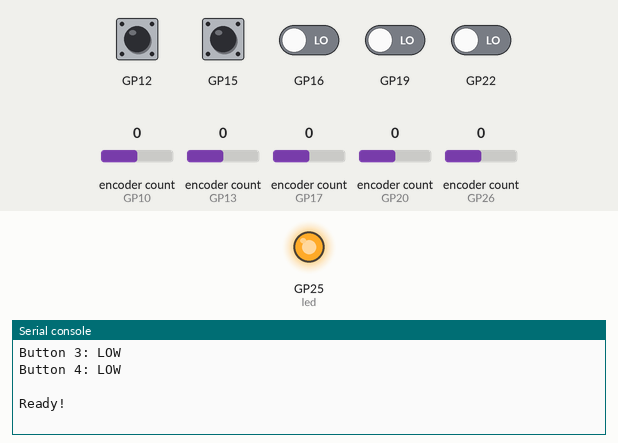
A program run on a simulated Raspberry Pi Pico running CircuitPython. Shown: output pins drawn as LEDs (lit = HIGH), the last lines printed to the serial console. Inputs (shaded band) come from the test bench; at power-on: GP12, GP15, GP16, GP19, GP22 LOW, encoder count (sensors on GP10, GP13, GP17, GP20, GP26) 0. MIDI messages are not drawn; USB keyboard and mouse output is not drawn.

Above: at 1.2 s.
1.3 s: encoder count (sensor on GP10) set to 1
At 2.3 s:
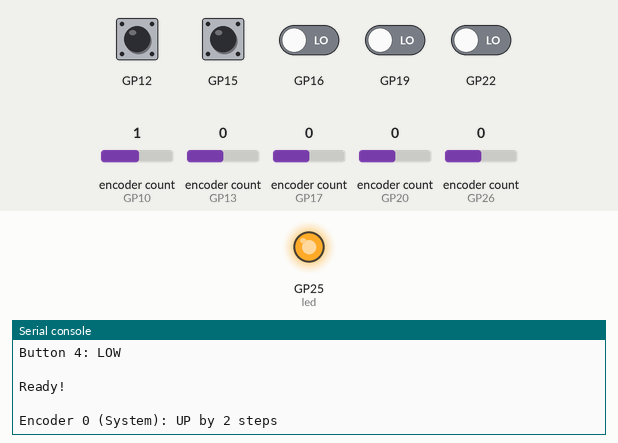
2.8 s: encoder count (sensor on GP13) set to 1
At 3.3 s:
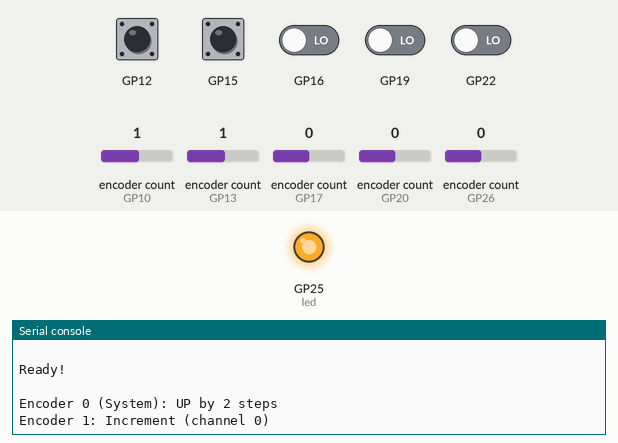
4.3 s: encoder count (sensor on GP17) set to -1
At 4.7 s:
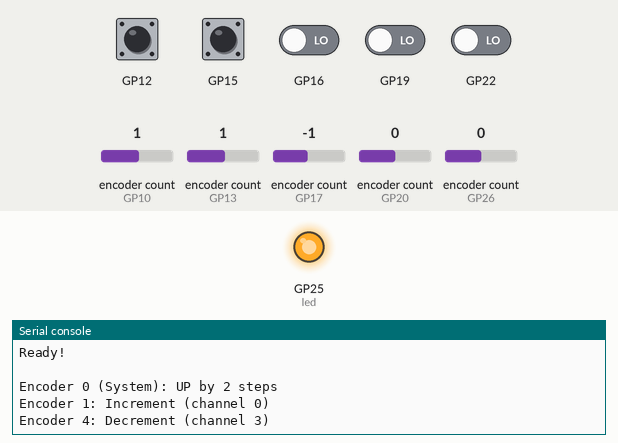
5.8 s: GP12 pulled HIGH for 0.15 s
At 6.3 s:
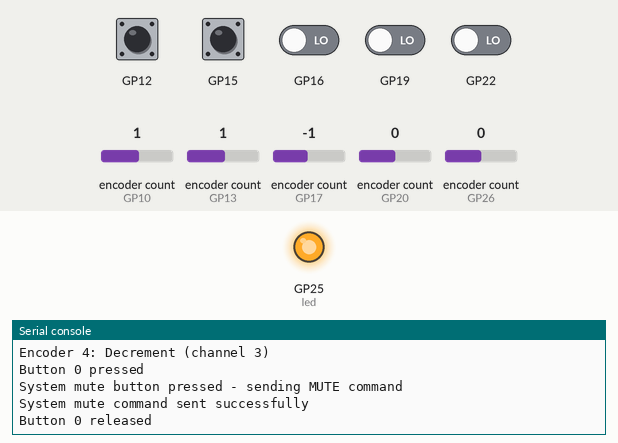
7.4 s: GP15 pulled HIGH for 0.15 s
At 7.54 s:
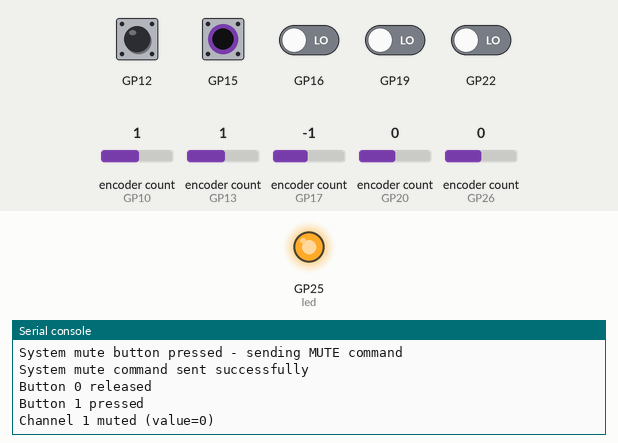
9.0 s: GP15 pulled HIGH for 1 s
At 9.4 s:
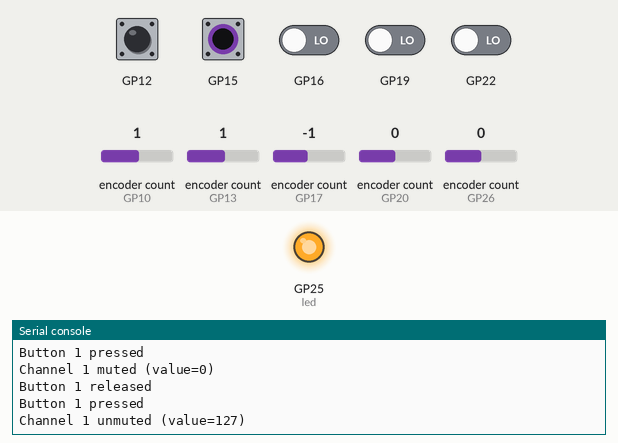
Timing chart, 0 to 12.0 s (numbered marks = the images above; inputs shaded):
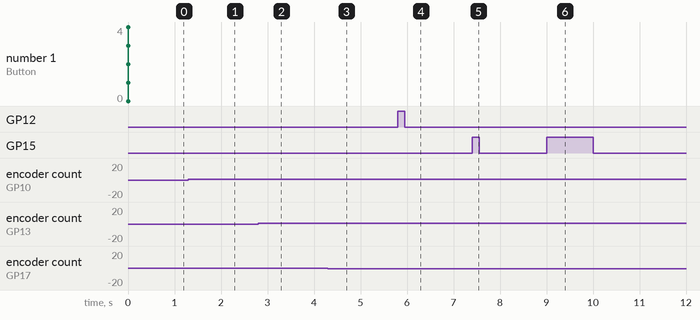

The program:

code.py
```python
import time
import board
import digitalio
import rotaryio
import usb_midi
import adafruit_midi
from adafruit_midi.control_change import ControlChange
import usb_hid
from adafruit_hid.consumer_control import ConsumerControl
from adafruit_hid.consumer_control_code import ConsumerControlCode

# Turn on Board LED
led = digitalio.DigitalInOut(board.LED)
led.direction = digitalio.Direction.OUTPUT
led.value = True

# Define MIDI and Consumer Control
midi = adafruit_midi.MIDI(midi_out=usb_midi.ports[1], out_channel=0)
cc = ConsumerControl(usb_hid.devices)

# Define rotary encoder pins
# Format: (switch_pin, encoder_pin_a, encoder_pin_b)
rotary_pins = [
    (board.GP12, board.GP10, board.GP11),  # Encoder 0 - System Volume
    (board.GP15, board.GP13, board.GP14),  # Encoder 1
    (board.GP22, board.GP26, board.GP27),  # Encoder 2
    (board.GP19, board.GP20, board.GP21),  # Encoder 3
    (board.GP16, board.GP17, board.GP18)   # Encoder 4
]

# MIDI CC numbers
VOLUME_CC = 7      # Standard MIDI volume control
MUTE_CC = 94       # Mute control (can be customized)
DEBOUNCE_TIME = 0.1  # 100ms debounce time

# Detect if running on Pico W
def is_pico_w():
    """Check if running on Pico W by looking for the wireless module"""
    try:
        import wifi
        return True
    except ImportError:
        return False

def setup_io():
    """Initialize all encoders and buttons"""
    keys = []
    encoders = []

    for switch, pin_a, pin_b in rotary_pins:
        # Setup button with pull-down resistor
        key = digitalio.DigitalInOut(switch)
        key.direction = digitalio.Direction.INPUT
        key.pull = digitalio.Pull.DOWN
        keys.append(key)

        # Setup encoder
        encoder = rotaryio.IncrementalEncoder(pin_a, pin_b)
        encoders.append(encoder)

    # No need to initialize positions - we're using relative mode

    return keys, encoders

def handle_encoder(index, encoder, state_change):
    """Handle encoder rotation for volume control"""
    if index == 0:
        # System volume - use HID consumer control
        # Multiply by 2 for slightly faster volume changes (4% per click on Windows)
        volume_steps = state_change * 2
        print(f'Encoder 0 (System): {"UP" if state_change > 0 else "DOWN"} by {abs(volume_steps)} steps')

        if state_change > 0:
            for _ in range(volume_steps):
                cc.send(ConsumerControlCode.VOLUME_INCREMENT)
        else:
            for _ in range(abs(volume_steps)):
                cc.send(ConsumerControlCode.VOLUME_DECREMENT)
    else:
        # MIDI channels 1-4 - send relative changes
        # For infinite encoders, send increment (127) or decrement (0) signals
        if state_change > 0:
            # Send increment signal for each step
            for _ in range(state_change):
                midi.send(ControlChange(VOLUME_CC, 127), channel=index-1)
                print(f'Encoder {index}: Increment (channel {index-1})')
        elif state_change < 0:
            # Send decrement signal for each step
            for _ in range(abs(state_change)):
                midi.send(ControlChange(VOLUME_CC, 0), channel=index-1)
                print(f'Encoder {index}: Decrement (channel {index-1})')

def handle_button_press(index, mute_states, pico_w):
    """Handle button press for mute toggle"""
    if index == 0:
        # System mute - use HID consumer control
        print('System mute button pressed - sending MUTE command')
        try:
            cc.send(ConsumerControlCode.MUTE)
            print('System mute command sent successfully')
        except Exception as e:
            print(f'Error sending mute command: {e}')
    else:
        # MIDI mute toggle for channels 1-4
        mute_states[index] = not mute_states[index]
        value = 0 if mute_states[index] else 127  # 0 = mute, 127 = unmute

        # Send on the correct MIDI channel (0-based)
        midi.send(ControlChange(MUTE_CC, value), channel=index-1)
        print(f'Channel {index} {"muted" if mute_states[index] else "unmuted"} (value={value})')

def main():
    """Main program loop"""
    # Detect device type
    pico_w = is_pico_w()
    device_type = "Pico W" if pico_w else "Pico"

    # Initialize hardware
    keys, encoders = setup_io()
    encoder_states = [e.position for e in encoders]
    mute_states = [False] * len(keys)
    key_pressed = [False] * len(keys)

    # Startup info
    print(f"MIDI Controller Started on {device_type}")
    print("Encoder 0: System Volume (HID)")
    print("Encoders 1-4: MIDI Channels 0-3")

    # Test button connectivity at startup
    print("\nInitial button states:")
    for i, key in enumerate(keys):
        print(f"Button {i}: {'HIGH' if key.value else 'LOW'}")
    print("\nReady!\n")

    # Main loop
    while True:
        # Handle encoders
        for i, encoder in enumerate(encoders):
            new_state = encoder.position
            state_change = new_state - encoder_states[i]

            if state_change != 0:
                handle_encoder(i, encoder, state_change)
                encoder_states[i] = new_state

        # Handle buttons with edge detection
        for i, key in enumerate(keys):
            # With Pull.DOWN: pressed = HIGH, released = LOW
            current_state = key.value

            # Detect button press (transition from not pressed to pressed)
            if current_state and not key_pressed[i]:
                print(f'Button {i} pressed')
                handle_button_press(i, mute_states, pico_w)
                key_pressed[i] = True
            elif not current_state and key_pressed[i]:
                print(f'Button {i} released')
                key_pressed[i] = False

        time.sleep(0.01)  # Small delay to prevent CPU hogging

if __name__ == '__main__':
    main()
```

Measured:
- after the input at 1.3 s, the serial console: prints a new line at once (image 1)
- after the input at 2.8 s, the serial console: prints a new line at once (image 2)
- after the input at 4.3 s, the serial console: prints a new line at once (image 3)
- after the input at 5.8 s, the serial console: prints a new line at once (image 4)
- after the input at 7.4 s, the serial console: prints a new line at once (image 5)
- after the input at 9.0 s, the serial console: prints a new line at once (image 6)
